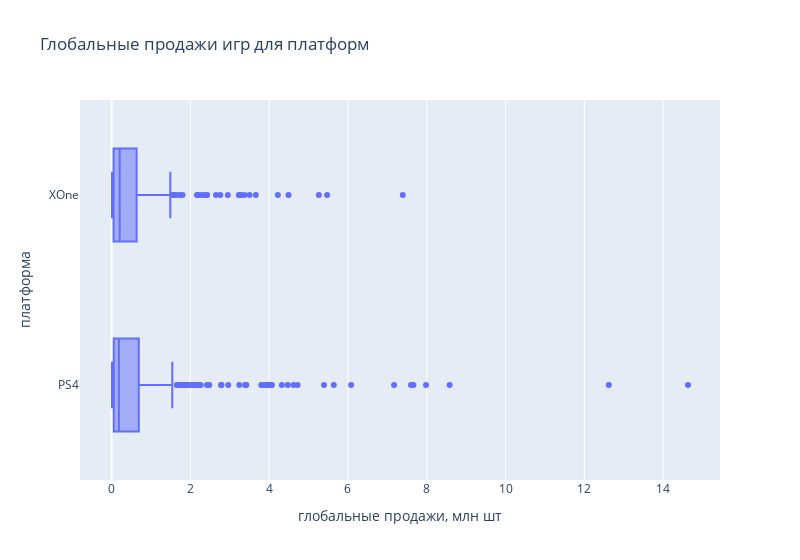

Notebook code cell kept with this figure:
### Markdown cell above
Построим ящик с усами по глобальным продажам игр в разбивке по платформам.

### Code cell
fig = px.box(data_frame=ultra_pop_platform,
             y='platform',
             x='global_sales',
             labels={'platform': 'платформа',
                     'year_of_release': 'год',
                     'global_sales': 'глобальные продажи, млн шт'},

             title='Глобальные продажи игр для платформ',

             width=800)
iplot(fig)

### Figure 1 — Plotly figure (JSON) as saved in the notebook; plotly's stock layout.template omitted (floating-point values rounded to 4 significant figures; data arrays with more than 128 entries replaced by an {"elided": "..."} marker saying what was removed)
{"data": [{"alignmentgroup": "True", "hovertemplate": "глобальные продажи, млн шт=%{x}<br>платформа=%{y}<extra></extra>", "legendgroup": "", "marker": {"color": "#636efa"}, "name": "", "notched": false, "offsetgroup": "", "orientation": "h", "showlegend": false, "type": "box", "x": {"elided": "604 float values"}, "x0": " ", "xaxis": "x", "y": {"elided": "604 str values"}, "y0": " ", "yaxis": "y"}], "layout": {"boxmode": "group", "legend": {"tracegroupgap": 0}, "title": {"text": "Глобальные продажи игр для платформ"}, "width": 800, "xaxis": {"anchor": "y", "domain": [0, 1], "title": {"text": "глобальные продажи, млн шт"}}, "yaxis": {"anchor": "x", "domain": [0, 1], "title": {"text": "платформа"}}}}
